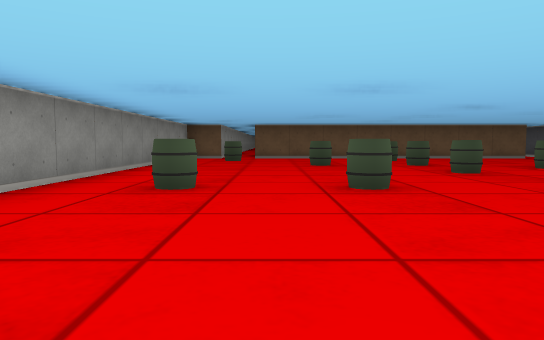
[1] (above)

24 first-person views from a walk through a cub3D ray-caster map. The camera is about half as high as the walls, tilts 4° down and sees 70° across. The floor is counted in squares. Each view is taken from the middle of a square. On the plan, view 1 faces up. The plan holds only what a view shows up to about 9 squares ahead; the rest is blank.

[2]
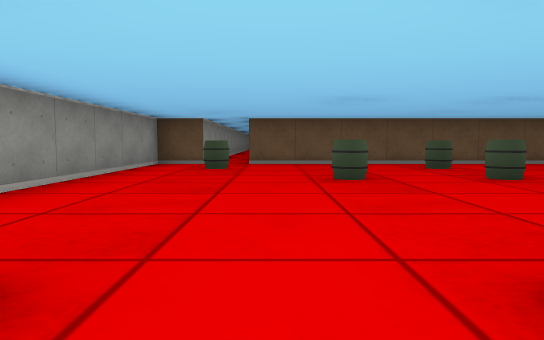

[3]
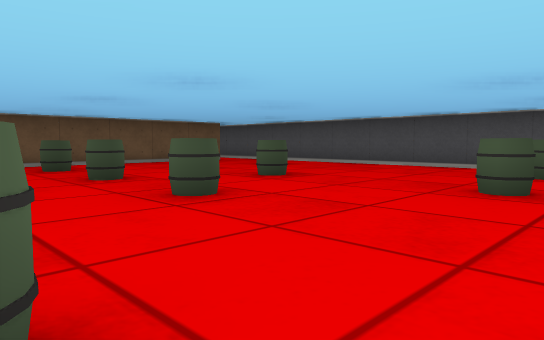

[4]
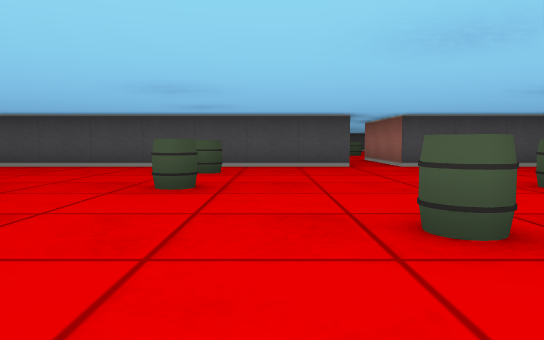

[5]
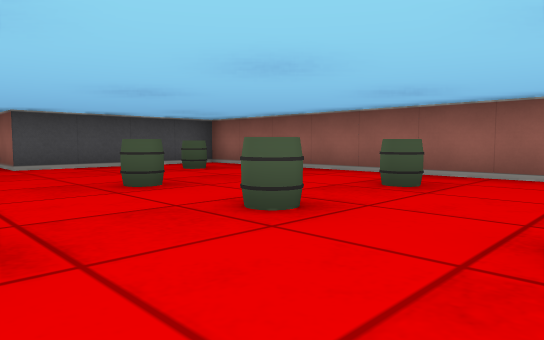

[6]
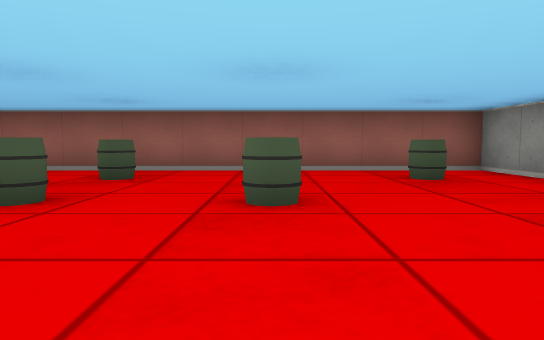

[7]
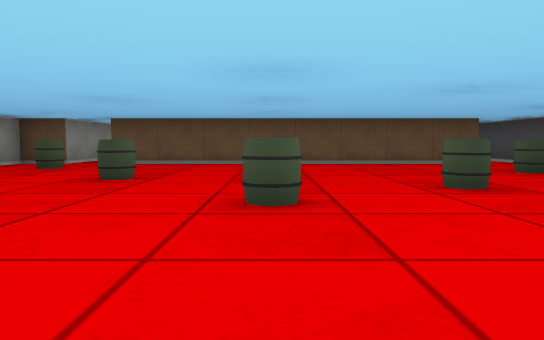

[8]
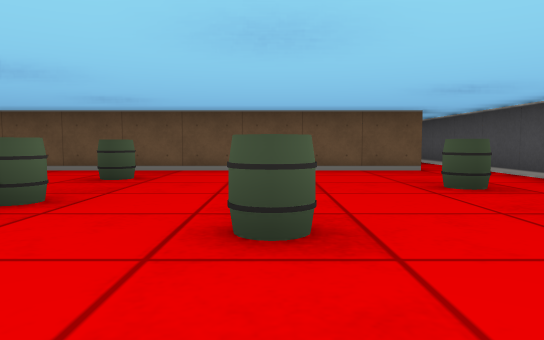

[9]
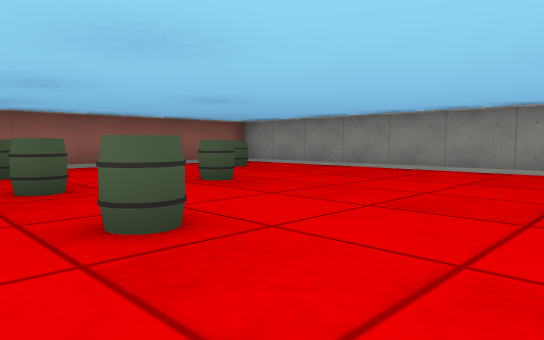

[10]
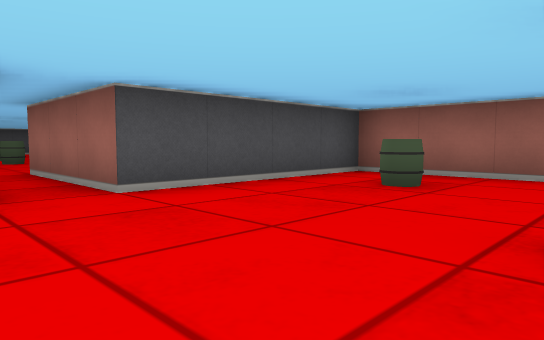

[11]
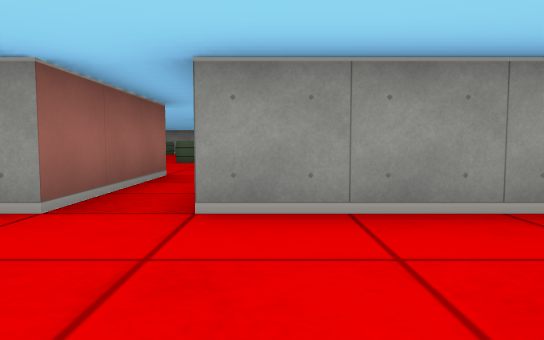

[12]
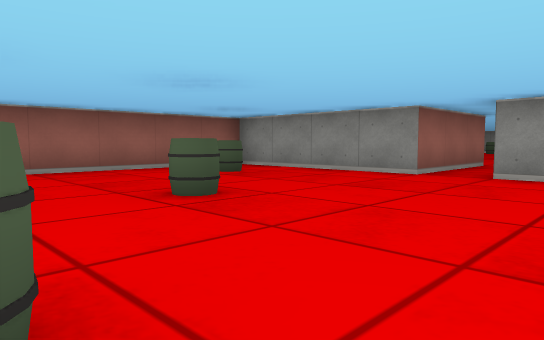

[13]
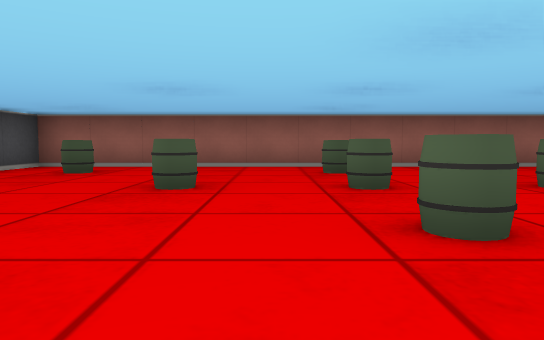

[14]
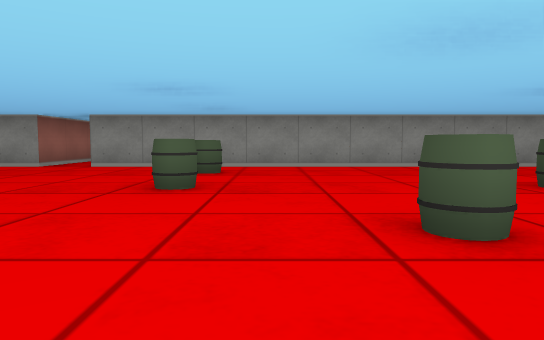

[15]
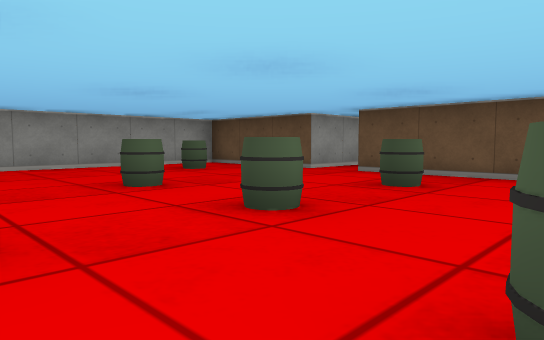

[16]
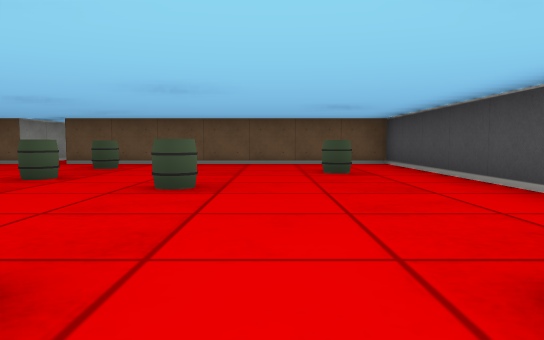

[17]
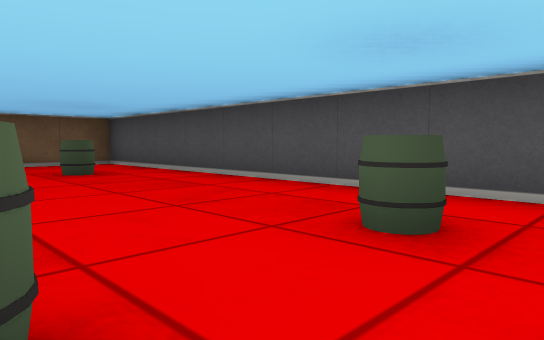

[18]
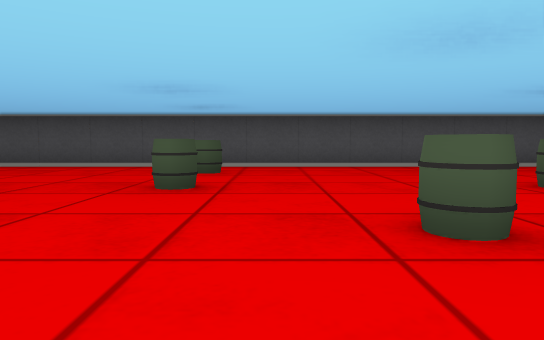

[19]
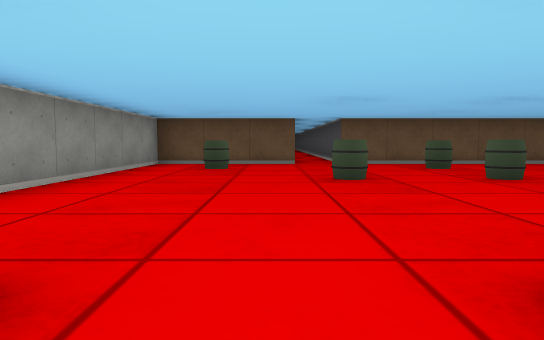

[20]
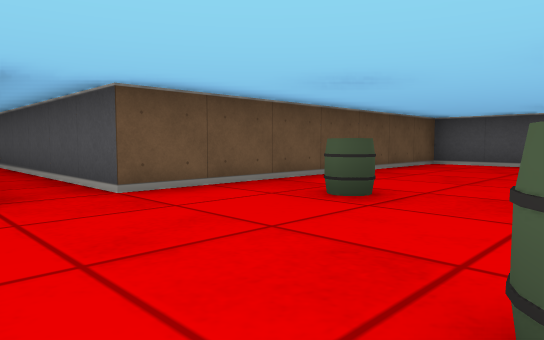

[21]
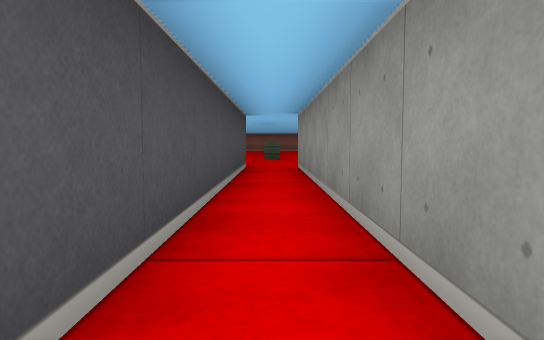

[22]
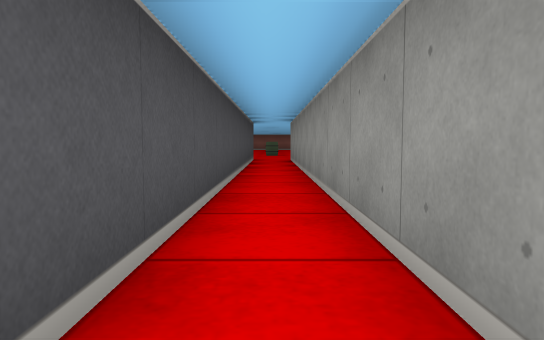

[23]
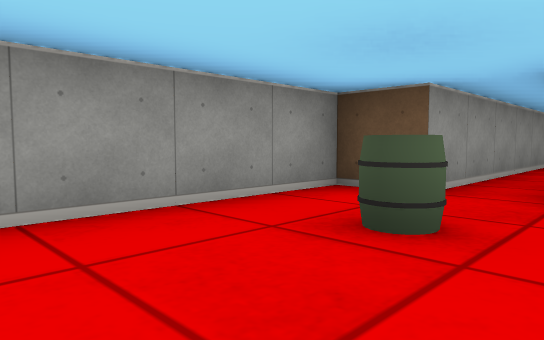

[24]
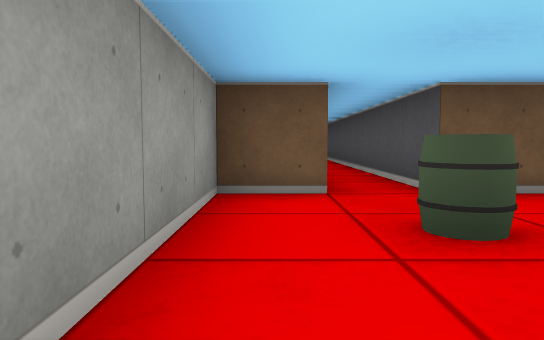

### Floor plan
Points are (right, up) in squares from view 1. A wall is a line through its corners. A room is listed if a view was taken in it or the views show most of it. See-through windows are left out.
Room 1 (views 1, 2, 3, 4, 5, 6, 7, 8, 9, 10, 23, 24)
walls: (8.5, 9.9) (8.5, 14.1); (8.5, 1.5) (8.5, 8.4); (7.6, 11.5) (-0.5, 11.5) (-0.5, 17); (-1.5, 16.5) (-1.5, 11.5) (-2.5, 11.5) (-2.5, -3.5) (8.5, -3.5) (8.5, 0.5) (11.5, 0.5)
ways out: opening at (11, 1) to room 2
objects: barrel (-1, -2); barrel (-1, 4); barrel (-1, 10); barrel (1, 0); barrel (1, 4); barrel (1, 8); barrel (3, -2); barrel (3, 0); barrel (3, 2); barrel (3, 6); barrel (3, 8); barrel (3, 10); barrel (5, 0); barrel (5, 4); barrel (5, 7); barrel (7, -2); barrel (7, 4); barrel (7, 9)
Room 2 (views 11, 12, 13, 14, 15, 16, 17, 18, 19, 20, 21, 22)
walls: (11.5, 0.5) (11.5, -3.5) (22.5, -3.5) (22.5, 11.5) (15.5, 11.5) (15.5, 21.4); (14.5, 21.4) (14.5, 11.5) (11.5, 11.5) (11.5, 1.5)
ways out: opening at (11, 1) to room 1
objects: barrel (13, -2); barrel (13, 4); barrel (13, 10); barrel (15, 0); barrel (15, 4); barrel (15, 8); barrel (17, -2); barrel (17, 0); barrel (17, 2); barrel (17, 6); barrel (17, 8); barrel (17, 10); barrel (19, 0); barrel (19, 4); barrel (19, 7); barrel (21, -2); barrel (21, 4); barrel (21, 9)

Positions as (right, up) in squares from view 1, and headings:
1: (0, 0), facing up
2: (0, 3), facing up
3: (1, 3), facing up-right
4: (1, 3), facing right
5: (1, 2), facing down-right
6: (1, 3), facing down
7: (3, 3), facing up
8: (5, 5), facing up
9: (4, 4), facing down-left
10: (5, 2), facing down-right
11: (14, 2), facing left
12: (17, 3), facing down-left
13: (18, 4), facing down
14: (19, 5), facing left
15: (19, 6), facing up-left
16: (20, 3), facing up
17: (19, 3), facing up-right
18: (15, 3), facing right
19: (14, 3), facing up
20: (14, 8), facing up-right
21: (15, 19), facing down
22: (15, 22), facing down
23: (0, 8), facing up-left
24: (-2, 8), facing up
